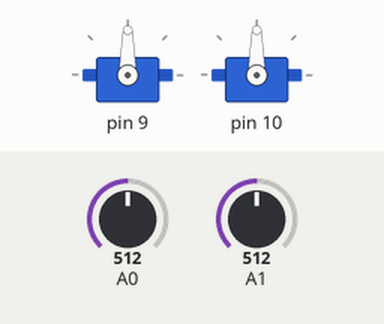
Bench run of a sketch on a simulated Arduino Uno, built with avr-gcc and run on an emulated ATmega328P. On the bench: 2 × servo. The inputs (shaded band) are chosen by the test bench; at power-on: A0 = 512, A1 = 512.

Above: at 3.2 s.
3.3 s: A0 set to 716
At 4.4 s:
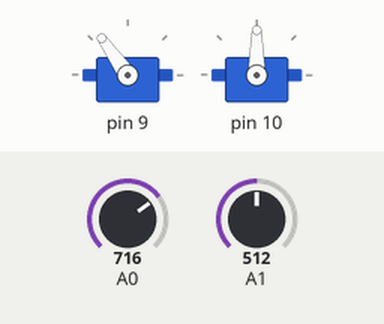
4.9 s: A1 set to 716
At 5.8 s:
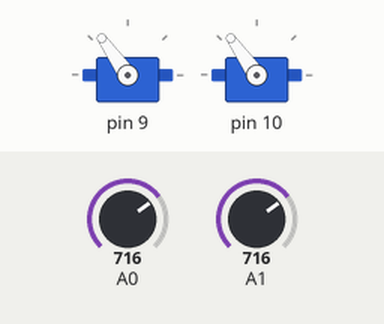
6.5 s: A0 set to 900
At 7.1 s:
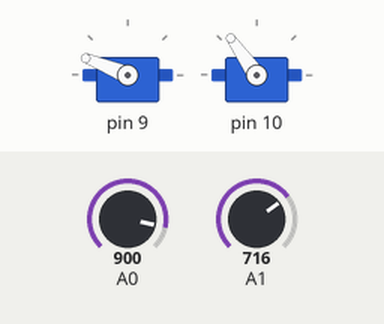
8.1 s: A1 set to 900
At 9.4 s:
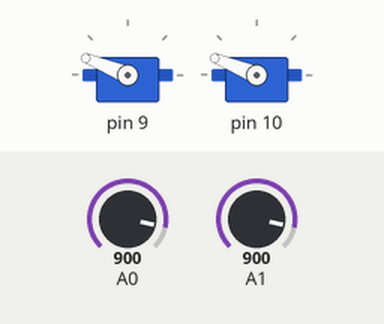
9.7 s: A0 set to 1023
At 10.9 s:
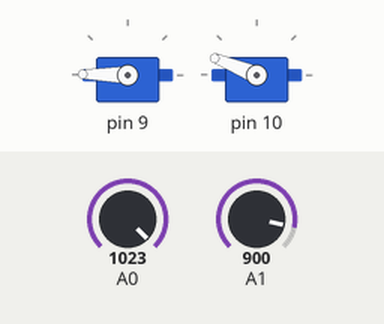
11.3 s: A1 set to 1023
At 12.3 s:
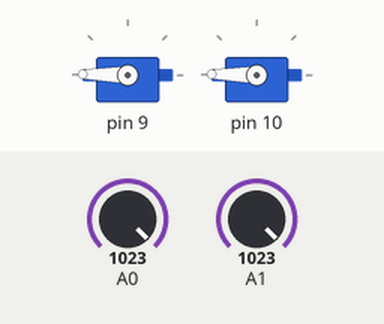
Timing chart, 0 to 13.9 s (numbered marks = the images above; inputs shaded):
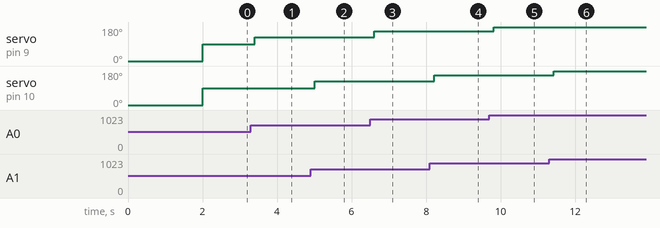

Measured:
- after the input at 3.3 s, servo on pin 9: 90° → 125° after 0.10 s
- after the input at 4.9 s, servo on pin 10: 90° → 125° after 0.11 s
- after the input at 6.5 s, servo on pin 9: 125° → 158° after 0.11 s
- after the input at 8.1 s, servo on pin 10: 125° → 158° after 0.11 s
- after the input at 9.7 s, servo on pin 9: 158° → 179° after 0.12 s
- after the input at 11.3 s, servo on pin 10: 158° → 179° after 0.12 s

The sketch:

ThrustVectoringSystem.ino
```cpp
// Visual Micro is in vMicro>General>Tutorial Mode
//
/*
    Name:       ThrustVectoringSystem.ino
    Created:	2/13/2019 8:05:41 AM
    Author:     DESKTOP-LJOTB3Q\jaert
*/
#include <servo.h>
#include <JoyStickFuncs.h>
#include <ServoFuncs.h>
// Setup Joystick Functions with digital 2 being Switch pin
// and analog 0 and 1 being the x and y data pins respectably
JoystickFuncs joystickFuncs(2, 0, 1);

// Set up servo funcs and servo with the x servo being controlled
// by pin 9 and the y servo with pin 10
ServoFuncs servoFuncs = ServoFuncs();


// The setup() function runs once each time the micro-controller starts
void setup()
{
	Serial.println("Starting Servos...");
	servoFuncs.init();
	Serial.begin(9600);
	delay(1000); //wait for a second
}

// Add the main program code into the continuous loop() function
void loop()
{
	AdjustServos();
	delay(200);
}

// Module called in the loop to adjust the servos using the Joystick values
void AdjustServos()
{
	float xVal = joystickFuncs.GetXValForServo();
	float yVal = joystickFuncs.GetYValForServo();
	servoFuncs.SetServo(0, xVal);
	servoFuncs.SetServo(1, yVal);
}
```

JoyStickFuncs.h
```cpp
/*
 Name:		JoyStickFuncs.h
 Created:	2/13/2019 8:07:48 AM
 Author:	jaert
 Editor:	http://www.visualmicro.com
*/

#ifndef _JoyStickFuncs_h
#define _JoyStickFuncs_h

#include "arduino.h"
class JoystickFuncs
{
public:
	JoystickFuncs(int swpin, int xPin, int yPin);
	float GetXVal();
	float GetYVal();
	float GetXValForServo();
	float GetYValForServo();

private:
	 int SW_pin, X_pin, Y_pin;
};

#endif
```

ServoFuncs.h
```cpp
/*
 Name:		ServoFuncs.h
 Created:	2/13/2019 8:15:20 AM
 Author:	jaert
 Editor:	http://www.visualmicro.com
*/

#ifndef _ServoFuncs_h
#define _ServoFuncs_h

#include "arduino.h"
#include <servo.h>

class ServoFuncs
{
public:
	ServoFuncs();
	void init();
	void SetServo(int servoId, float value);
	int ReadServo(int servoId);
private:
	Servo servos[2];
};


#endif
```
